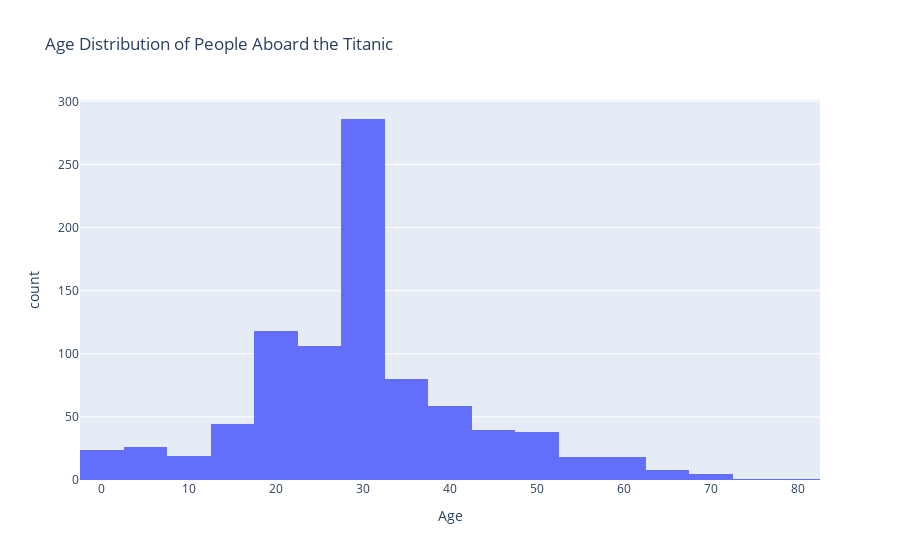

The notebook cell this image was saved under:
### Code cell
# Histogram plot 
fig = px.histogram(age, x='Age', nbins=16, title='Age Distribution of People Aboard the Titanic')


#  show plot 
fig.show()

### Figure 1 — Plotly figure (JSON) as saved in the notebook; plotly's stock layout.template omitted (floating-point values rounded to 4 significant figures; data arrays with more than 128 entries replaced by an {"elided": "..."} marker saying what was removed)
{"data": [{"alignmentgroup": "True", "bingroup": "x", "hovertemplate": "Age=%{x}<br>count=%{y}<extra></extra>", "legendgroup": "", "marker": {"color": "#636efa"}, "name": "", "nbinsx": 16, "offsetgroup": "", "orientation": "v", "showlegend": false, "type": "histogram", "x": {"elided": "891 float values"}, "xaxis": "x", "yaxis": "y"}], "layout": {"barmode": "relative", "legend": {"tracegroupgap": 0}, "title": {"text": "Age Distribution of People Aboard the Titanic"}, "xaxis": {"anchor": "y", "domain": [0, 1], "title": {"text": "Age"}}, "yaxis": {"anchor": "x", "domain": [0, 1], "title": {"text": "count"}}}}
